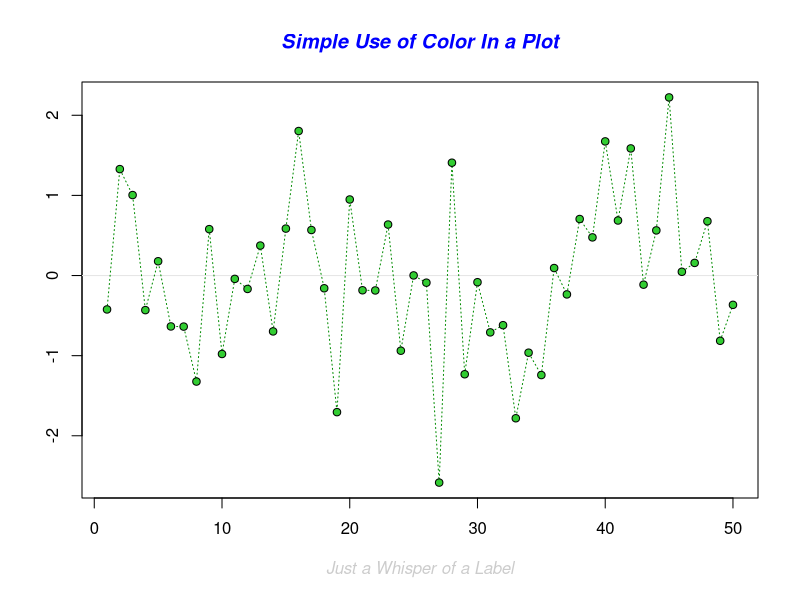
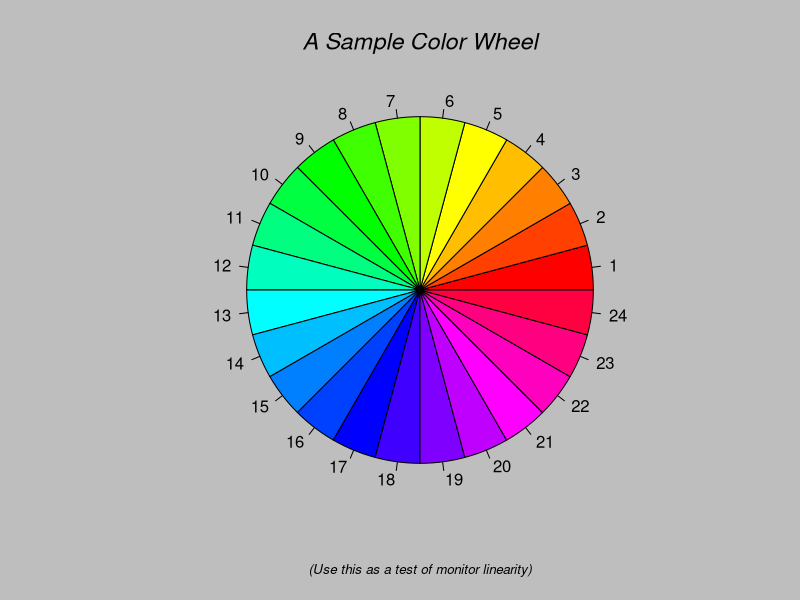
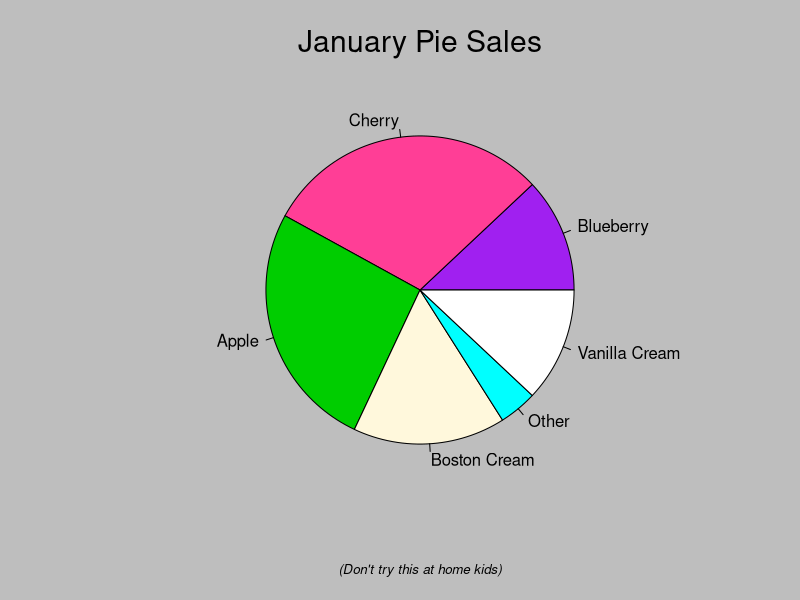
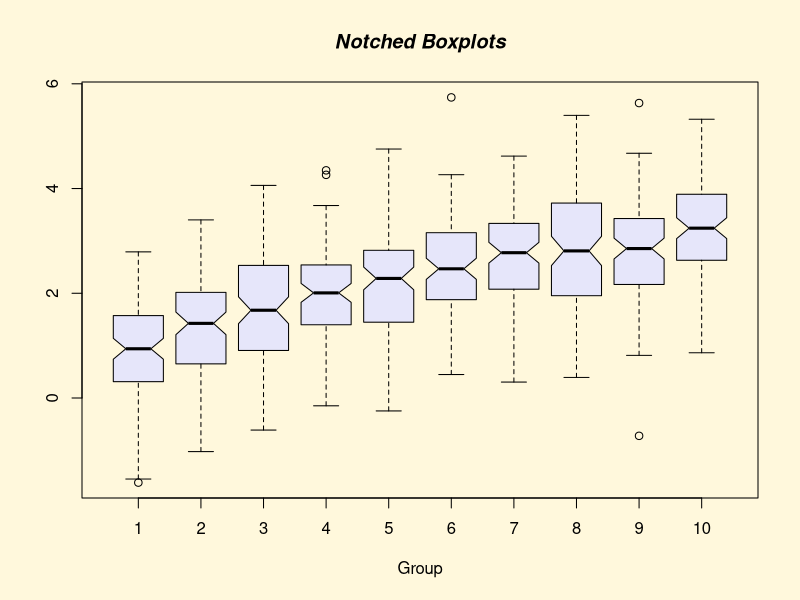
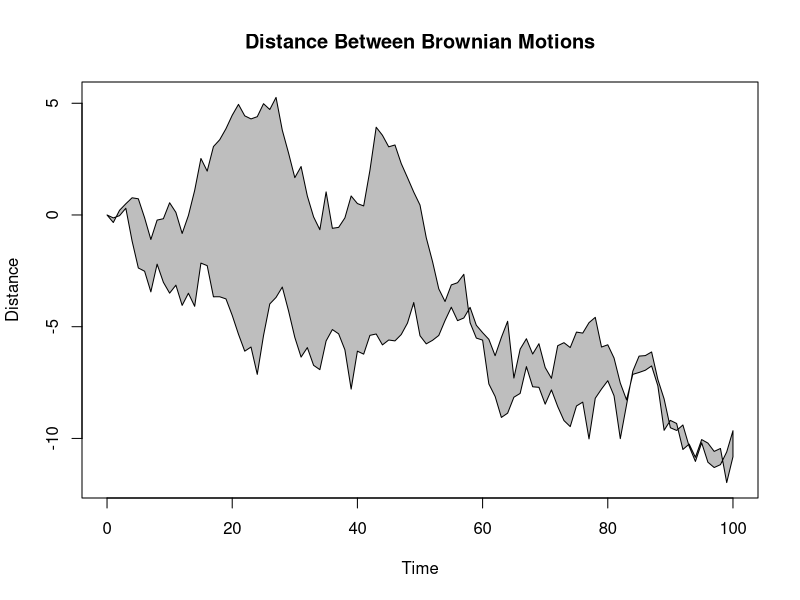
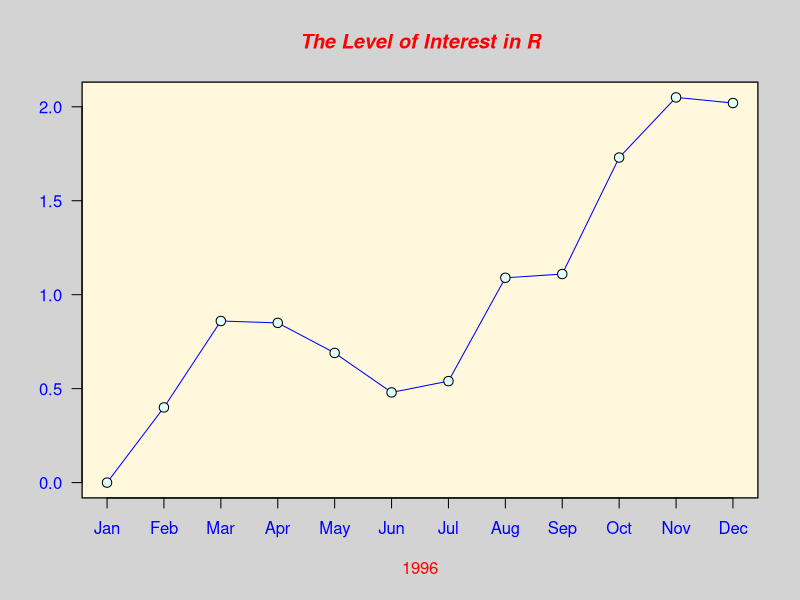
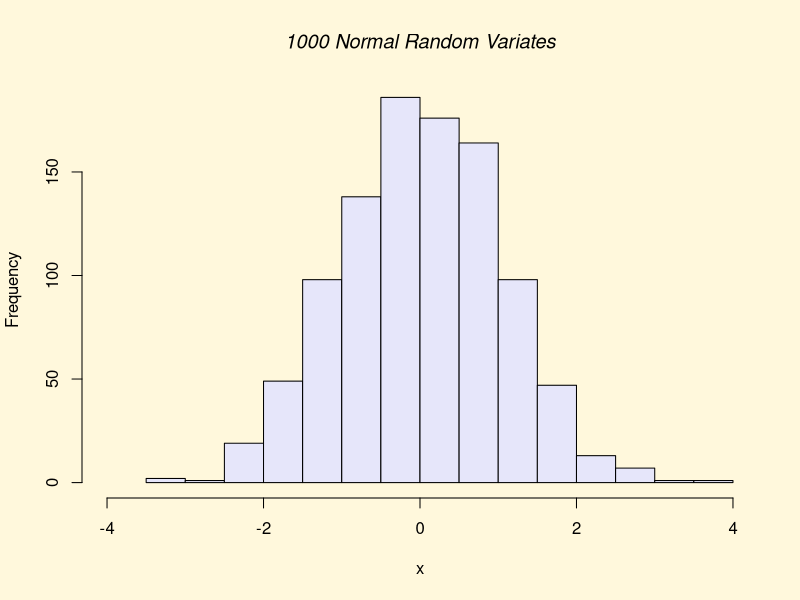
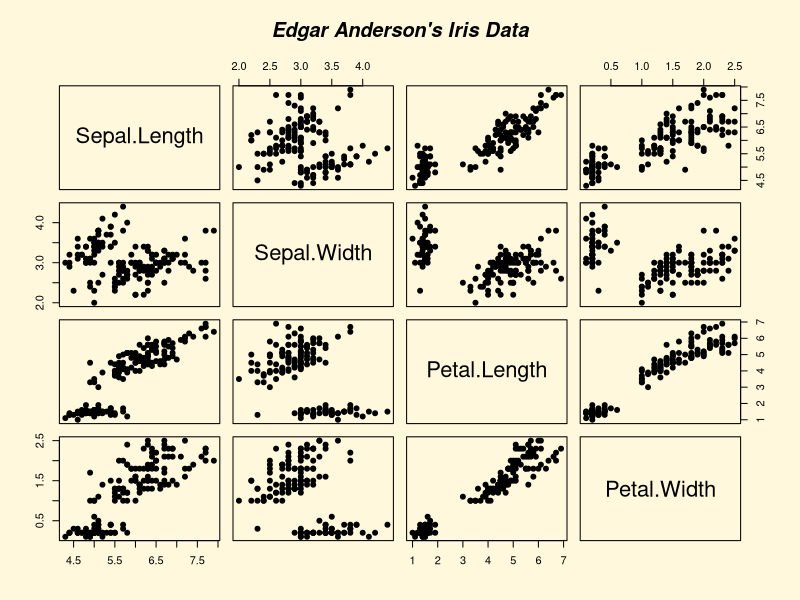

Here is the R script that generated these plots, in order: (Note: this script raises an error after producing the figures.)
expanded_path <- path.expand('-')
install.packages('mice')

# import the libraries ---------------------------------------------------------
library(mice)
library(tidyverse)
library(data.table)
library(tidyverse)
library(dplyr)
library(ggplot2)
library(readr)
library(ggplot2)


# import the libraries ---------------------------------------------------------
expanded_path


demo()

demo(graphics)



# getting working directory ----------------------------------------------
wkdir <- getwd()



# setting working directory
setwd('F:/R programming/data cleaning/ug colleges')


getwd()


dir()

dir(pattern = '.txt')       

dir(pattern = '.R')   

file.exists('bamudb.R')

newdirPath <- 'createdbycode'

if ( file.exists(wkdir)) dir.create(newdirPath)

dir(pattern = 'create')

# creating a file
file.create('learning.R')

# getting working directory ----------------------------------------------


ggplot(data=diamonds,aes(x=price))+
  geom_histogram()



ggplot(data=diamonds,aes(x=price))+
  geom_histogram(fill='green',col='orange')


ggplot(diamonds,aes(x=price))+
  geom_bar()


ggplot(data = diamonds,aes(x=cut,fill = cut))+
  geo_bar()



view(diamonds)


ggplot(data = diamonds,aes(x=carat,y=price,col=cut))+
  geom_point()



ggplot(data=diamonds,aes(x=clarity,y=carat)) +
  geom_boxplot()


ggplot(data=diamonds,aes(x=clarity,y=carat,fill=cut))+
  geom_boxplot()




clean$data <- diamonds[!duplicated(data),]

view(clean)

view(clean$data)


#=================================================================

# remove duplicates 
duplicate <- bamudb$PROGRAMME.NAME
cleandata <- duplicate[!duplicated(duplicate)]
view(cleandata)



# Explore how duplicated() flags dulicate rows 

# Experiment with growing variables to identify duplicates in specific columns 

#=================================================================

# Handle Missing DAta


df <- data.frame(bamudb)

duplicates <- df[duplicated(df$PROGRAMME.NAME),]

duplicates <- bamudb[duplicated(bamudb),]

View(duplicates)

#=================================================================



# Find the column number for "Age"

column_number <- which(colnames(bamudb) == "NAME.OF.THE.APPLICANT")

column_number


View(head(bamudb))



# View basic structure
dim(bamudb) # Check dimensions (rows and columns)
str(bamudb) # View structure of the dataset




colnames(bamudb)



# N======================= SEarch Name from a table =====================
partial_name <- "pranav"
result <- bamudb[grepl(partial_name, data$NAME.OF.THE.APPLICANT, ignore.case = TRUE), ]
result
View(result)

# N======================= SEarch Name from a table =====================

#................ get the missing cOlumns and missing counts 

sum(is.na(bamudb))        # Total missing values
colSums(is.na(bamudb))    # Missing values per column
View(length(colSums(is.na(bamudb))))


# N===================================== =================================
# ----------- remove those columns where all the values are NA ----------------

# Remove columns where all values are NA
View(colSums(is.na(bamudb)))

data_cleaned <- bamudb[, colSums(!is.na(bamudb)) == 18736]

# Print the result
print(data_cleaned)
View(data_cleaned)
summary(data_cleaned)
View(summary(data_cleaned))
nrow(data_cleaned)
ncol(data_cleaned)

### NOW CAN SEE THE THERE ARE ONLY 152 COLS ARE THER REMOVED UNWANTED REST OF THE COLUMNS 
# ............. EARLIER WE HAD 815 COLUMNS 

# N===================================== =====================



vari <- aggregate(Scores ~ Gender, data = bamudb, FUN = mean)


table(bamudb$GENDER)


programmes <- table(bamudb$PROGRAMME.NAME)
View(table(bamudb$PROGRAMME.NAME))

programmes <- data.frame(programmes)

View(arrange(desc(programmes)))


# N===================================== =====================

# ------------ working with mice package -----------------------


imputed_data <- mice(bamudb, method = "doct")

### learn it later
#!!!!!!!!!!!!!!!!!!!! Understand imputation models (predictive mean matching, logistic regression).!!!




# N===================================== =====================
# N===================================== =====================
# N===================================== =====================


### 


# 1.	Create a vector of the first 10 even numbers.

even_numbers <- seq(2, 20, by = 2)
print(even_numbers)
      



#2.	Find the sum and mean of these numbers.

sum_even <- sum(even_numbers)
mean_even <- mean(even_numbers)

print(sum_even)
print(mean_even)
